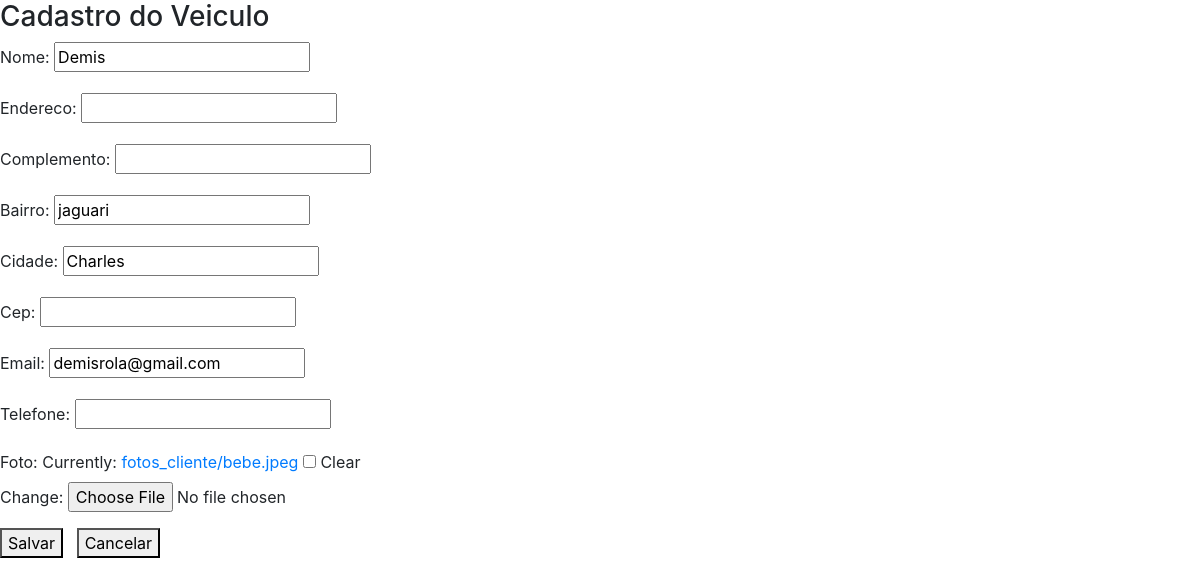
Page /atualiza_cliente/1/ (signed in) on the committed database.
### core/models.py (models this page shows, shortened)
class Cliente(models.Model):
    nome = models.CharField(max_length=100)
    endereco = models.CharField(max_length=100, blank=True, null=True)
    complemento = models.CharField(max_length=100, blank=True, null=True)
    bairro = models.CharField(max_length=50, blank=True, null=True)
    cidade = models.CharField(max_length=100, blank=True, null=True)
    cep = models.CharField(max_length=10, blank=True, null=True)
    email = models.CharField(max_length=100)
    telefone = models.CharField(max_length=30, blank=True, null=True)
    foto = models.ImageField(upload_to='fotos_cliente', blank=True, null=True)
    class Meta:
        verbose_name_plural = 'Clientes'

### core/views.py (the view)
# urls.py: path('atualiza_cliente/<int:id>/', atualiza_cliente, name='url_atualiza_cliente'),
@login_required
def atualiza_cliente(request, id):
    obj = Cliente.objects.get(id=id)
    form = FormCliente(request.POST or None, request.FILES or None, instance=obj)
    contexto = {'form': form, 'acao':'Atualiza', 'titulo':'Atualiza'}
    if form.is_valid():
        form.save()
        return redirect('url_listagem_clientes')
    else:
        return render(request, "core/cadastro_cliente.html", contexto)

### core/forms.py
class FormCliente(ModelForm):
    class Meta:
        model = Cliente
        fields = '__all__'

### core/Templates/core/cadastro_cliente.html (shortened to what this page needs)
{% extends 'base.html' %}
{% block main %}
    <h3>Cadastro do Veiculo</h3>
    <form method="post" enctype="multipart/form-data">
        {{ form.as_p}}
        <button type="submit">Salvar</button> &nbsp;
        <button type="button" onclick="location.href='/'">Cancelar</button>
    </form>
{% endblock %}

### rows in the picture
Cliente: nome "Demis", bairro "jaguari", cidade "Charles", email "demisrola@gmail.com"
